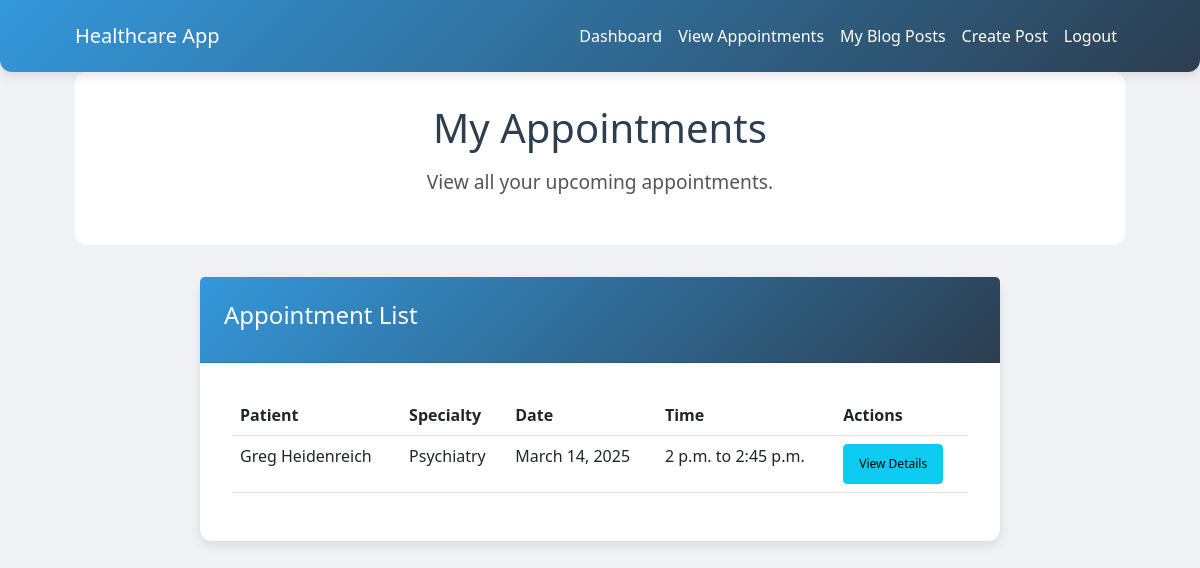
/appointments/doctor-appointments/ (signed in), run on an earlier commit of the app's database.
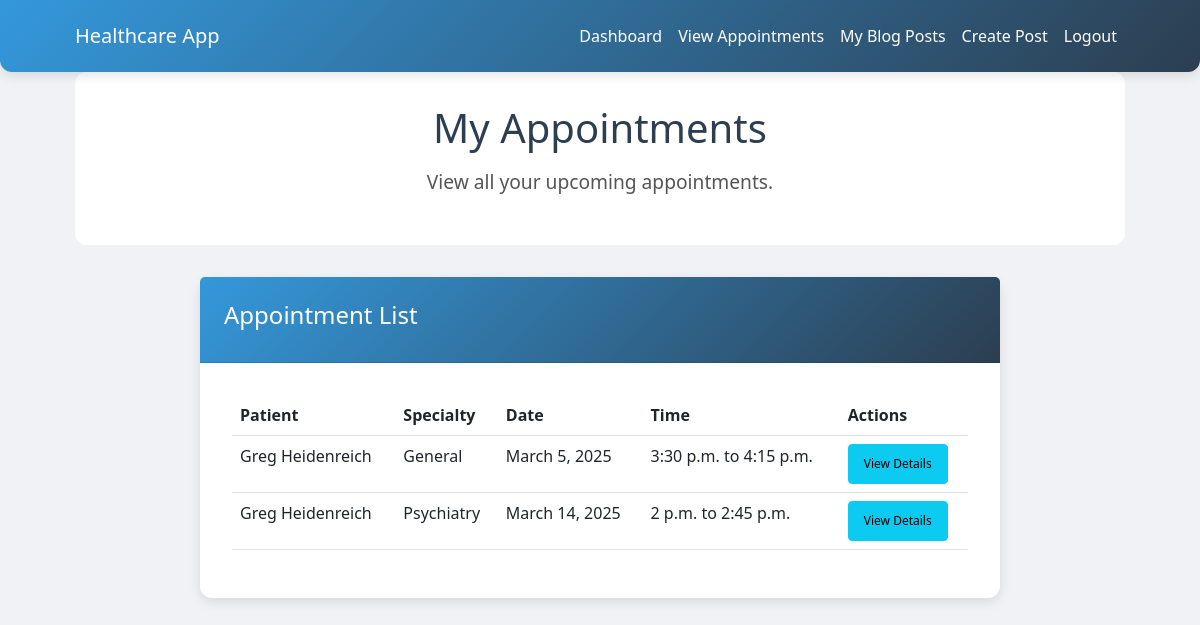
And on a later commit of the database.
### appointments/models.py (models this page shows, shortened)
class Appointment(models.Model):
    patient = models.ForeignKey(CustomUser, on_delete=models.CASCADE, related_name='patient_appointments')
    doctor = models.ForeignKey(CustomUser, on_delete=models.CASCADE, related_name='doctor_appointments')
    specialty = models.CharField(max_length=100)
    appointment_date = models.DateField()
    start_time = models.TimeField()
    end_time = models.TimeField()
    google_calendar_event_id = models.CharField(max_length=255, blank=True, null=True)

### users/models.py (models this page shows)
class CustomUser(AbstractUser):
    USER_TYPE_CHOICES = (
        ('patient', 'Patient'),
        ('doctor', 'Doctor'),
    )
    user_type = models.CharField(max_length=10, choices=USER_TYPE_CHOICES)
    profile_picture = models.ImageField(upload_to='profile_pics/', null=True, blank=True)
    address_line1 = models.CharField(max_length=100)
    city = models.CharField(max_length=50)
    state = models.CharField(max_length=50)
    pincode = models.CharField(max_length=10)
    specialties = models.ManyToManyField(Specialty, blank=True)  # Many-to-many relationship
    def is_doctor_without_specialty(self):
        return self.user_type == 'doctor' and not self.specialties.exists()

### appointments/views.py (the view)
# urls.py: path('doctor-appointments/', views.doctor_appointments, name='doctor_appointments'),
@login_required
def doctor_appointments(request):
    if request.user.user_type != 'doctor':
        return redirect('patient_dashboard')
    appointments = Appointment.objects.filter(doctor=request.user).order_by('appointment_date', 'start_time')
    return render(request, 'appointments/doctor_appointments.html', {'appointments': appointments})

### appointments/templates/appointments/doctor_appointments.html (shortened to what this page needs)
{% extends 'users/base.html' %}
{% block content %}
    <div class="welcome-section">
        <h1>My Appointments</h1>
        <p>View all your upcoming appointments.</p>
    </div>
    <div class="card" style="max-width: 800px; margin: 2rem auto;">
        <div class="card-header">
            <h4>Appointment List</h4>
        </div>
        <div class="card-body">
            {% if appointments %}
                <table class="table">
                    <thead>
                        <tr>
                            <th>Patient</th>
                            <th>Specialty</th>
                            <th>Date</th>
                            <th>Time</th>
                            <th>Actions</th>
                        </tr>
                    </thead>
                    <tbody>
                        {% for appointment in appointments %}
                            <tr>
                                <td>{{ appointment.patient.get_full_name }}</td>
                                <td>{{ appointment.specialty }}</td>
                                <td>{{ appointment.appointment_date }}</td>
                                <td>{{ appointment.start_time }} to {{ appointment.end_time }}</td>
                                <td>
                                    <a href="{% url 'view_appointment' appointment.id %}" class="btn btn-info btn-sm">View Details</a>
                                </td>
                            </tr>
                        {% endfor %}
                    </tbody>
                </table>
            {% else %}
                <p>No appointments found.</p>
            {% endif %}
        </div>
    </div>
{% endblock %}

### users/templates/users/base.html (shortened to what this page needs)
<!DOCTYPE html>
<html lang="en">
<head>
    <link href="https://cdn.jsdelivr.net/npm/bootstrap@5.3.0-alpha1/dist/css/bootstrap.min.css" rel="stylesheet">
</head>
<body>
    <nav class="navbar navbar-expand-lg navbar-dark">
        <div class="container">
            <a class="navbar-brand" href="{% url 'index' %}">Healthcare App</a>
            <div class="collapse navbar-collapse" id="navbarNav">
                <ul class="navbar-nav ms-auto">
                    {% if user.is_authenticated %}
                        {% if user.user_type == 'doctor' %}
                            <li class="nav-item">
                                <a class="nav-link" href="{% url 'doctor_dashboard' %}">Dashboard</a>
                            </li>
                            <li class="nav-item">
                                <a class="nav-link" href="{% url 'doctor_appointments' %}">View Appointments</a>
                            </li>
                            <li class="nav-item">
                                <a class="nav-link" href="{% url 'my_blog_posts' %}">My Blog Posts</a>
                            </li>
                            <li class="nav-item">
                                <a class="nav-link" href="{% url 'create_blog_post' %}">Create Post</a>
                            </li>
                        {% endif %}
                        <li class="nav-item">
                            <a class="nav-link" href="#" onclick="document.getElementById('logout-form').submit();">Logout</a>
                        </li>
                    {% endif %}
                </ul>
            </div>
        </div>
    </nav>
    <div class="container">
        {% block content %}{% endblock %}
    </div>
</body>
</html>

### users/templates/users/base.html (style rules this page uses)
* { margin: 0; padding: 0; box-sizing: border-box; font-family: 'Segoe UI', Tahoma, Geneva, Verdana, sans-serif; }
body { background-color: #f0f2f5; min-height: 100vh; }
html { scrollbar-width: none; -ms-overflow-style: none; }
.navbar { background: linear-gradient(135deg, #3498db, #2c3e50); border-radius: 0 0 12px 12px; box-shadow: 0 4px 12px rgba(0, 0, 0, 0.1); padding: 1rem 0; }
.navbar-brand, .nav-link { color: white !important; font-weight: 500; }
.container { width: 90%; max-width: 1200px; margin: 0 auto; padding: 0 15px; }
.card { border: none; border-radius: 12px; box-shadow: 0 4px 12px rgba(0, 0, 0, 0.1); transition: transform 0.3s ease, box-shadow 0.3s ease; }
.card-header { background: linear-gradient(135deg, #3498db, #2c3e50); color: white; border-radius: 12px 12px 0 0; padding: 1.5rem; }
.card-body { padding: 2rem; }
.btn-sm { padding: 10px 10px; font-size: 12px; width: 100px; }
.welcome-section { background: linear-gradient(135deg,rgb(255, 255, 255),rgb(255, 255, 255)); border-radius: 12px; padding: 2rem; margin-bottom: 2rem; text-align: center; }
.welcome-section h1 { color: #2c3e50; font-size: 2.5rem; margin-bottom: 1rem; }
.welcome-section p { color: #555; font-size: 1.2rem; }

What changed in the data, as far as the page shows it:
added Appointment: patient.get_full_name "Greg Heidenreich", specialty "General", appointment_date "March 5, 2025", start_time "3:30 p.m.", end_time "4:15 p.m."
